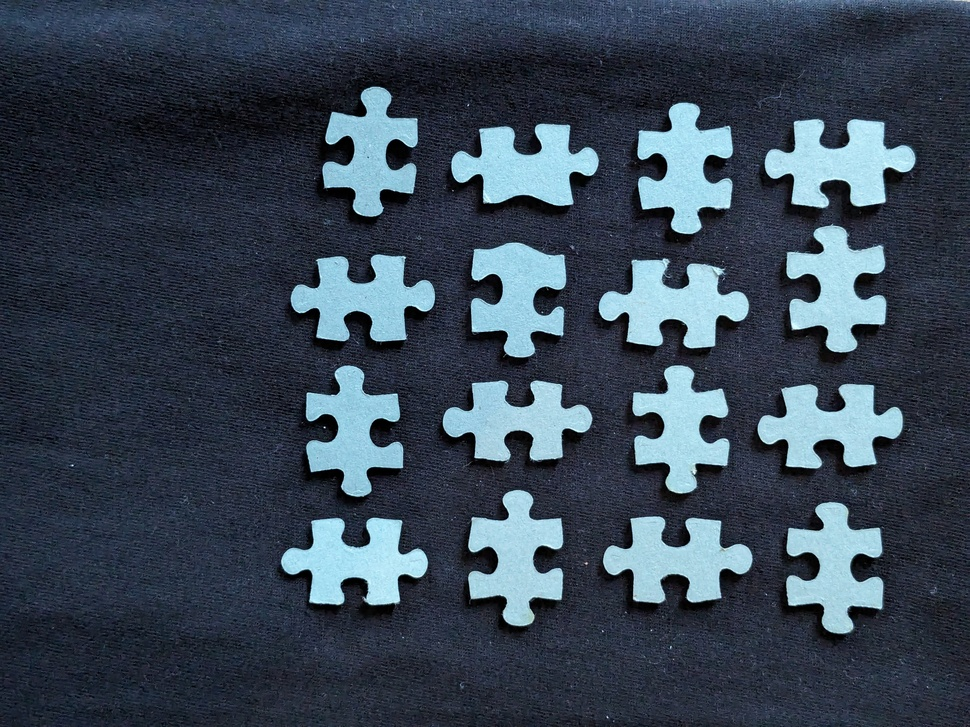
#> input picture data/puzzle_sample_1.jpg, 970 x 727 px, shrunk from 4032 x 3024 before the run
$ python -i contourFinder.py   (imports and definitions only)
#> lines starting #> are read from the running program, lines starting #| are printed output that depends on the picture; after the words box and inside, x2 and y2 are one past the last pixel; in counts of white or black regions, pixels touching at a corner belong together
#> further down, picture is the input picture: shape (727, 970, 3); mean B, G, R 84.1, 69.8, 56.4
import cv2
import numpy as np


def threshold(img):
    # convert to grayscale
    img = cv2.cvtColor(img, cv2.COLOR_BGR2GRAY)
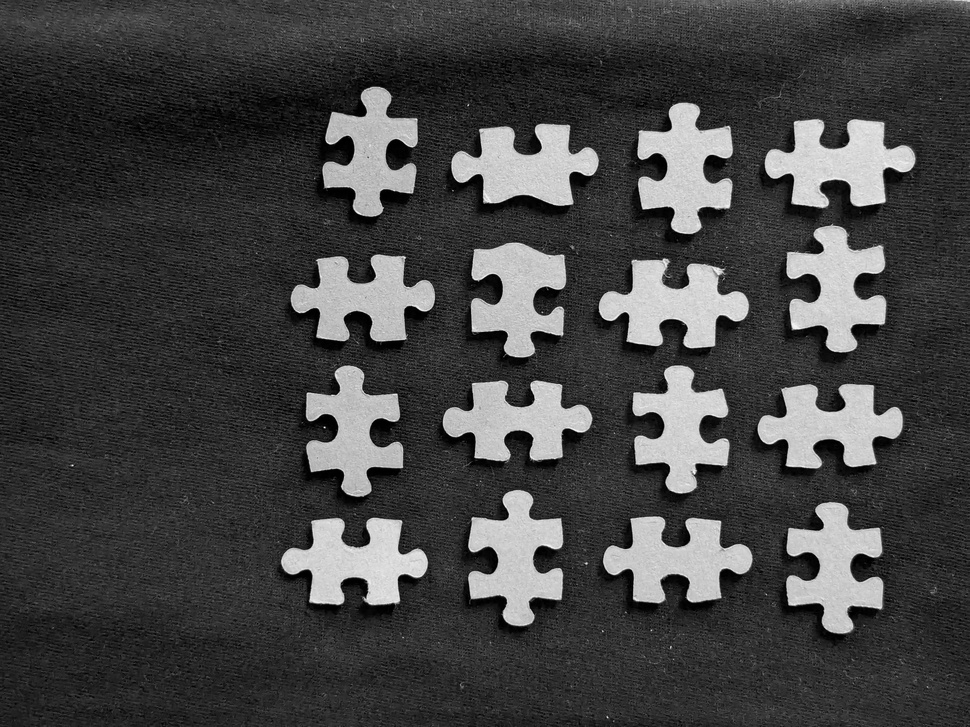
#> img: shape (727, 970); min 0, max 252, mean 67.5
    # apply thresholding
    _, img = cv2.threshold(img, 127, 255, cv2.THRESH_BINARY)
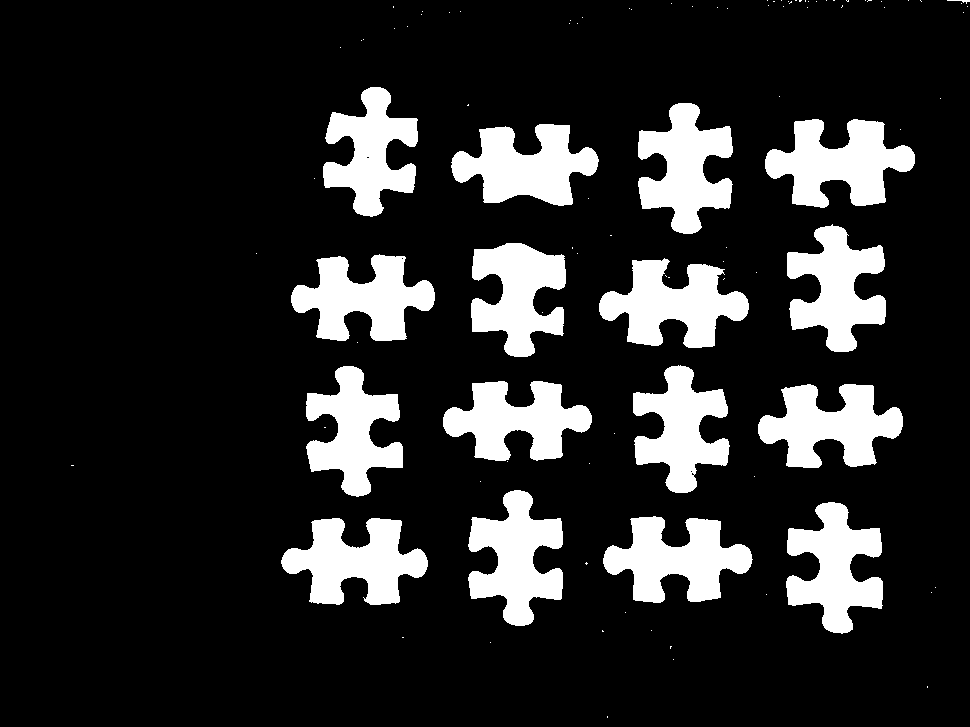
#> img: shape (727, 970); 16.3% white; 101 white regions (84 under 20 px), largest, box (x1, y1, x2, y2) and area: (765, 119, 915, 208) 7680, (599, 258, 749, 348) 7514, (281, 518, 428, 605) 7443
    return img

def removeNoise(img):
    img = threshold(img)
    img = cv2.medianBlur(img, 5)
#> img: shape (727, 970); 16.3% white; 18 white regions (1 under 20 px), largest, box (x1, y1, x2, y2) and area: (765, 119, 915, 208) 7675, (599, 259, 749, 348) 7510, (281, 518, 428, 605) 7437

    # erode and dilate
    kernel = np.ones((5,5), np.uint8)
    img = cv2.erode(img, kernel, iterations=1)
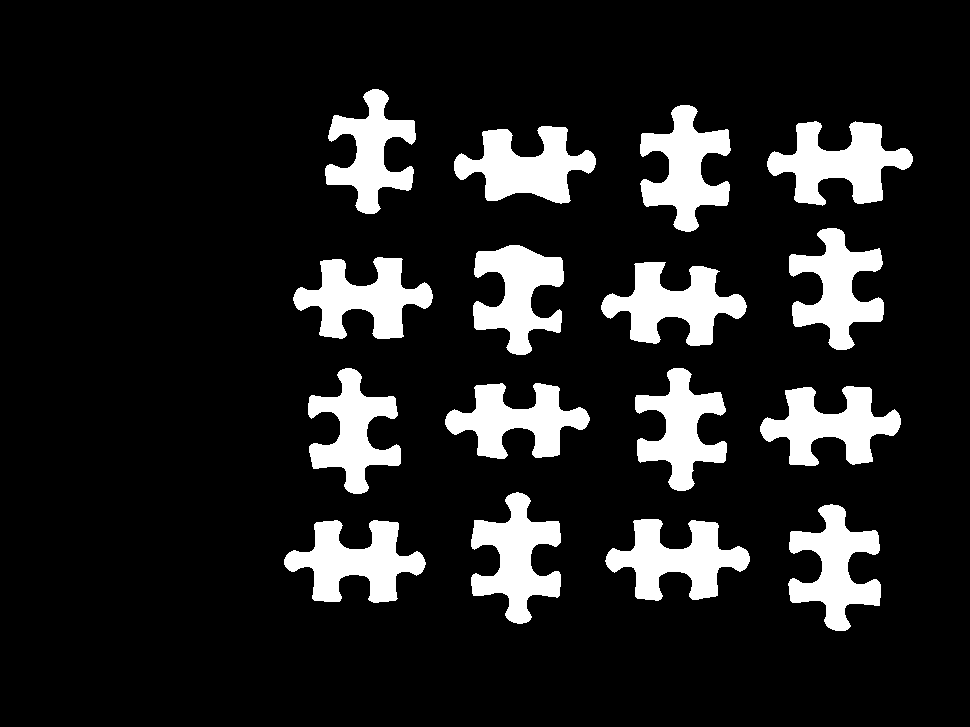
#> img: shape (727, 970); 13.3% white; 16 white regions, largest, box (x1, y1, x2, y2) and area: (767, 121, 913, 206) 6348, (601, 262, 747, 346) 6167, (284, 520, 426, 603) 6135
    img = cv2.dilate(img, kernel, iterations=1)
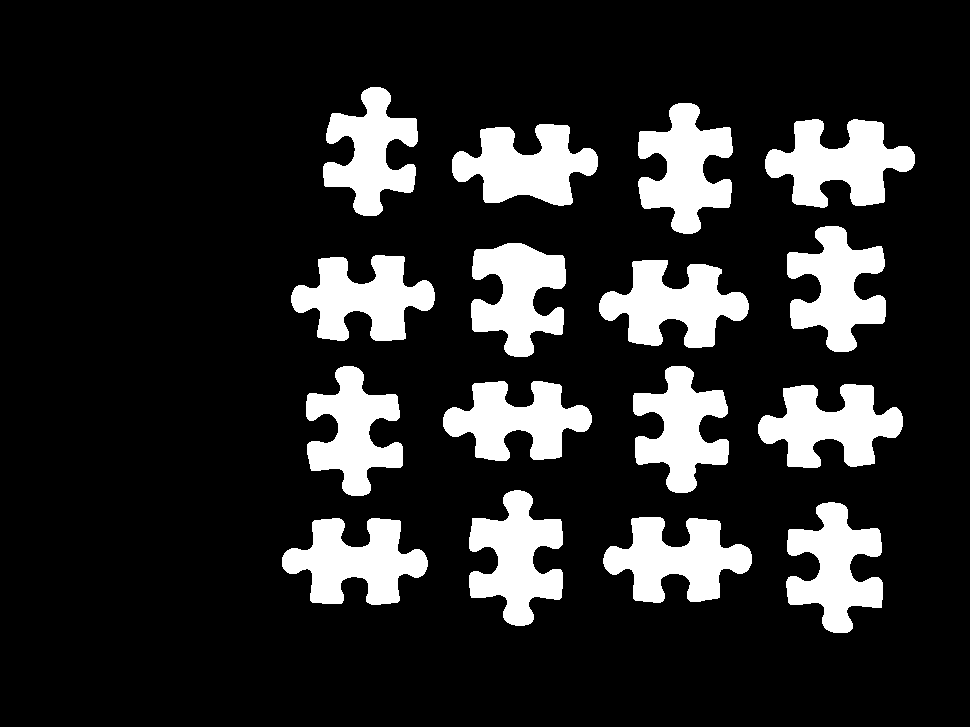
#> img: shape (727, 970); 16.2% white; 16 white regions, largest, box (x1, y1, x2, y2) and area: (765, 119, 915, 208) 7660, (599, 260, 749, 348) 7487, (282, 518, 428, 605) 7419
    return img

def findContours(img):
    img = removeNoise(img)
    edged = cv2.Canny(img, 30, 200)
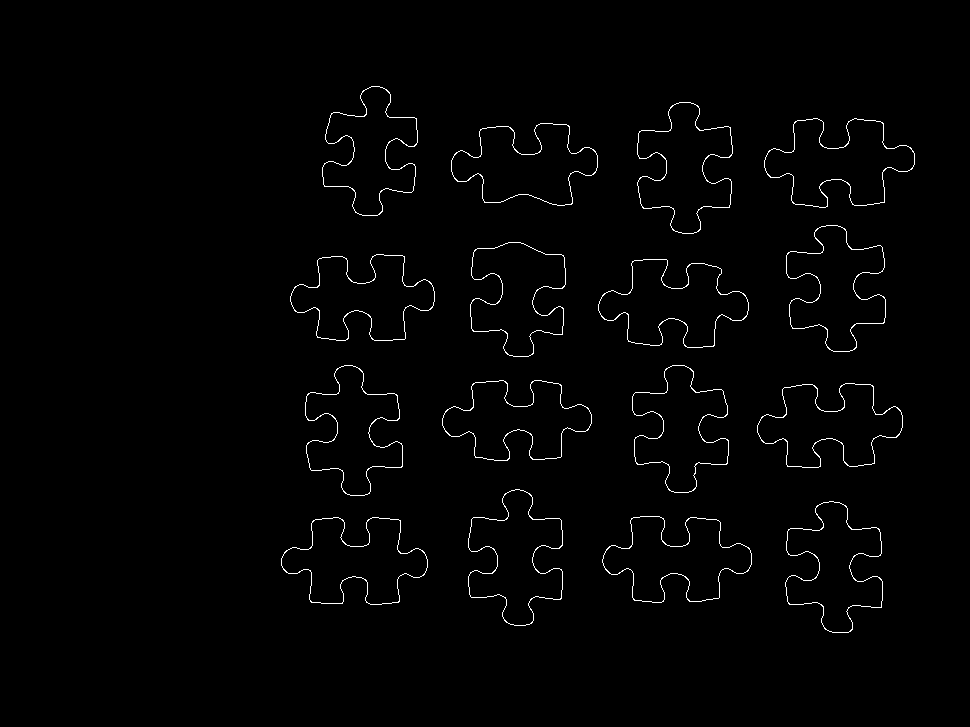
#> edged: shape (727, 970); 1.2% white in thin lines or dots, all inside (x1, y1, x2, y2) = (281, 86, 915, 633)
    contours, hierarchy = cv2.findContours(edged, cv2.RETR_EXTERNAL, cv2.CHAIN_APPROX_SIMPLE)
#> contours = 16 contours; largest, box (x1, y1, x2, y2) and area: (764, 118, 915, 208) 7672, (598, 259, 749, 348) 7520, (281, 517, 428, 605) 7438, (468, 489, 563, 626) 7417, (602, 516, 752, 603) 7376
    filteredContours = list(filter(lambda c: cv2.contourArea(c) > 1000, contours))
#> filteredContours has the same summary as contours
    return filteredContours

>>> import cv2
>>> picture = cv2.imread('data/puzzle_sample_1.jpg')
>>> result = findContours(picture)
#> result has the same summary as contours in findContours
